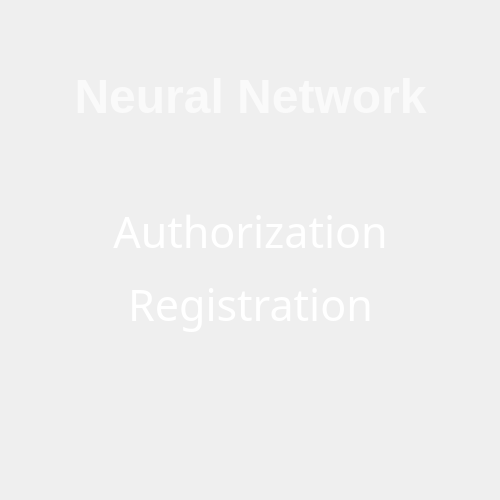
<?xml version="1.0" encoding="UTF-8"?>
<ui version="4.0">
 <class>MainWindow</class>
 <widget class="QMainWindow" name="MainWindow">
  <property name="geometry">
   <rect>
    <x>0</x>
    <y>0</y>
    <width>500</width>
    <height>500</height>
   </rect>
  </property>
  <property name="sizePolicy">
   <sizepolicy hsizetype="Fixed" vsizetype="Fixed">
    <horstretch>0</horstretch>
    <verstretch>0</verstretch>
   </sizepolicy>
  </property>
  <property name="windowTitle">
   <string>Neural Network</string>
  </property>
  <widget class="QWidget" name="centralwidget">
   <widget class="QLabel" name="background">
    <property name="geometry">
     <rect>
      <x>-4</x>
      <y>1</y>
      <width>511</width>
      <height>491</height>
     </rect>
    </property>
    <property name="sizePolicy">
     <sizepolicy hsizetype="Preferred" vsizetype="Preferred">
      <horstretch>0</horstretch>
      <verstretch>0</verstretch>
     </sizepolicy>
    </property>
    <property name="text">
     <string>&lt;html&gt;&lt;head/&gt;&lt;body&gt;&lt;p&gt;&lt;img src=&quot;:/picture/img/640.jpg&quot;/&gt;&lt;/p&gt;&lt;/body&gt;&lt;/html&gt;</string>
    </property>
   </widget>
   <widget class="QWidget" name="layoutWidget">
    <property name="geometry">
     <rect>
      <x>0</x>
      <y>0</y>
      <width>501</width>
      <height>481</height>
     </rect>
    </property>
    <layout class="QGridLayout" name="gridLayout">
     <item row="3" column="1">
      <widget class="QPushButton" name="Authorization">
       <property name="sizePolicy">
        <sizepolicy hsizetype="Preferred" vsizetype="Preferred">
         <horstretch>0</horstretch>
         <verstretch>0</verstretch>
        </sizepolicy>
       </property>
       <property name="font">
        <font>
         <family>Monospac821 BT</family>
         <pointsize>32</pointsize>
        </font>
       </property>
       <property name="styleSheet">
        <string notr="true">color:white;
box-shadow: 4px 4px 5px rgba(250, 50, 50, 0.4);
</string>
       </property>
       <property name="text">
        <string>Authorization</string>
       </property>
       <property name="flat">
        <bool>true</bool>
       </property>
      </widget>
     </item>
     <item row="3" column="2" rowspan="3">
      <spacer name="horizontalSpacer_2">
       <property name="orientation">
        <enum>Qt::Horizontal</enum>
       </property>
       <property name="sizeHint" stdset="0">
        <size>
         <width>40</width>
         <height>20</height>
        </size>
       </property>
      </spacer>
     </item>
     <item row="1" column="0" colspan="3">
      <widget class="QLabel" name="title_NN">
       <property name="text">
        <string>&lt;html&gt;&lt;head/&gt;&lt;body&gt;&lt;p align=&quot;center&quot;&gt;&lt;span style=&quot; font-size:36pt; font-weight:600; color:#fafafa;&quot;&gt;Neural Network&lt;/span&gt;&lt;/p&gt;&lt;/body&gt;&lt;/html&gt;</string>
       </property>
      </widget>
     </item>
     <item row="3" column="0" rowspan="3">
      <spacer name="horizontalSpacer">
       <property name="orientation">
        <enum>Qt::Horizontal</enum>
       </property>
       <property name="sizeHint" stdset="0">
        <size>
         <width>40</width>
         <height>20</height>
        </size>
       </property>
      </spacer>
     </item>
     <item row="2" column="1">
      <spacer name="verticalSpacer_2">
       <property name="orientation">
        <enum>Qt::Vertical</enum>
       </property>
       <property name="sizeHint" stdset="0">
        <size>
         <width>20</width>
         <height>40</height>
        </size>
       </property>
      </spacer>
     </item>
     <item row="4" column="1">
      <widget class="QPushButton" name="Registretion">
       <property name="sizePolicy">
        <sizepolicy hsizetype="Preferred" vsizetype="Preferred">
         <horstretch>0</horstretch>
         <verstretch>0</verstretch>
        </sizepolicy>
       </property>
       <property name="font">
        <font>
         <family>Monospac821 BT</family>
         <pointsize>32</pointsize>
        </font>
       </property>
       <property name="styleSheet">
        <string notr="true">color:white;</string>
       </property>
       <property name="text">
        <string>Registration</string>
       </property>
       <property name="flat">
        <bool>true</bool>
       </property>
      </widget>
     </item>
     <item row="6" column="1">
      <spacer name="verticalSpacer">
       <property name="orientation">
        <enum>Qt::Vertical</enum>
       </property>
       <property name="sizeHint" stdset="0">
        <size>
         <width>20</width>
         <height>10</height>
        </size>
       </property>
      </spacer>
     </item>
     <item row="0" column="0" colspan="3">
      <spacer name="verticalSpacer_3">
       <property name="orientation">
        <enum>Qt::Vertical</enum>
       </property>
       <property name="sizeHint" stdset="0">
        <size>
         <width>20</width>
         <height>40</height>
        </size>
       </property>
      </spacer>
     </item>
     <item row="7" column="0" colspan="3">
      <spacer name="verticalSpacer_4">
       <property name="orientation">
        <enum>Qt::Vertical</enum>
       </property>
       <property name="sizeHint" stdset="0">
        <size>
         <width>20</width>
         <height>40</height>
        </size>
       </property>
      </spacer>
     </item>
    </layout>
   </widget>
  </widget>
  <widget class="QMenuBar" name="menubar">
   <property name="geometry">
    <rect>
     <x>0</x>
     <y>0</y>
     <width>500</width>
     <height>21</height>
    </rect>
   </property>
  </widget>
 </widget>
 <resources/>
 <connections/>
</ui>
